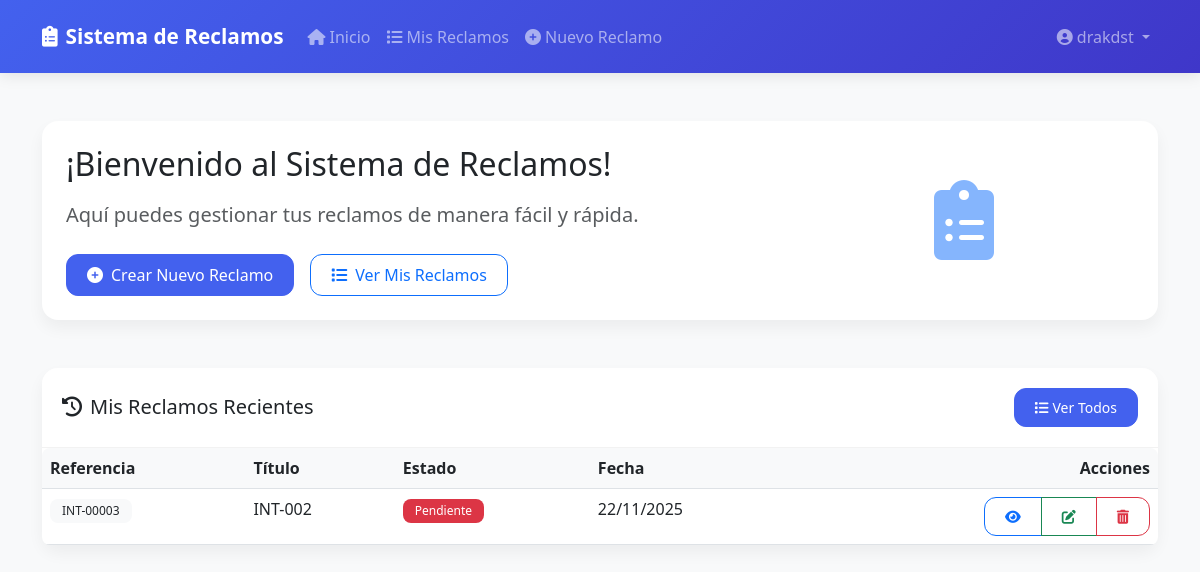
The page / (signed in) on the database its author committed.
### reclamos_app/models.py (models this page shows, shortened)
class Reclamo(models.Model):
    ESTADO_CHOICES = [
        ('PENDIENTE', 'Pendiente'),
        ('EN_PROGRESO', 'En Progreso'),
        ('RESUELTO', 'Resuelto'),
        ('CERRADO', 'Cerrado'),
    ]
    titulo = models.CharField(max_length=200, verbose_name="Título")
    descripcion = models.TextField(verbose_name="Descripción")
    fecha_creacion = models.DateTimeField(auto_now_add=True, verbose_name="Fecha de Creación")
    fecha_actualizacion = models.DateTimeField(auto_now=True, verbose_name="Última Actualización")
    estado = models.CharField(
        max_length=20,
        choices=ESTADO_CHOICES,
        default='PENDIENTE',
        verbose_name="Estado"
    )
    cliente = models.ForeignKey(User, on_delete=models.CASCADE, verbose_name="Cliente")
    numero_referencia = models.CharField(
        max_length=20,
        unique=True,
        default=generar_numero_referencia,
        verbose_name="Número de Referencia"
    )
    prioridad = models.CharField(
        max_length=10,
        choices=[('BAJA', 'Baja'), ('MEDIA', 'Media'), ('ALTA', 'Alta')],
        default='MEDIA',
        verbose_name="Prioridad"
    )
    categoria = models.CharField(
        max_length=50,
        choices=[
            ('SERVICIO', 'Servicio'),
            ('FACTURACION', 'Facturación'),
            ('TECNICO', 'Técnico'),
            ('OTRO', 'Otro')
        ],
        default='OTRO',
        verbose_name="Categoría"
    )
    class Meta:
        ordering = ['-fecha_creacion']
        verbose_name = "Reclamo"
        verbose_name_plural = "Reclamos"

### reclamos_app/views.py (the view)
# urls.py: path('', views.inicio, name='inicio'),
@login_required
def inicio(request):
    if request.user.is_staff:
        reclamos_totales = Reclamo.objects.filter(cliente=request.user).count()
        reclamos_resueltos = Reclamo.objects.filter(cliente=request.user, estado='RESUELTO').count()
        reclamos_en_progreso = Reclamo.objects.filter(cliente=request.user, estado='EN_PROGRESO').count()
        reclamos_pendientes = Reclamo.objects.filter(cliente=request.user, estado='PENDIENTE').count()
        reclamos_recientes = Reclamo.objects.filter(cliente=request.user).order_by('-fecha_creacion')[:5]
        notificaciones = Notificacion.objects.filter(
            usuario=request.user,
            leida=False
        ).order_by('-fecha')[:5]
        context = {
            'reclamos_totales': reclamos_totales,
            'reclamos_resueltos': reclamos_resueltos,
            'reclamos_en_progreso': reclamos_en_progreso,
            'reclamos_pendientes': reclamos_pendientes,
            'reclamos_recientes': reclamos_recientes,
            'notificaciones': notificaciones,
        }
        return render(request, 'reclamos/inicio_admin.html', context)
    else:
        reclamos_recientes = Reclamo.objects.filter(cliente=request.user).order_by('-fecha_creacion')[:5]
        return render(request, 'reclamos/inicio_usuario.html', {'reclamos_recientes': reclamos_recientes})

### reclamos_app/templates/reclamos/inicio_usuario.html (shortened to what this page needs)
{% extends 'reclamos/base.html' %}
{% block content %}
<div class="container py-5">
    <div class="row mb-5">
        <div class="col-12">
            <div class="card bg-gradient">
                <div class="card-body p-4">
                    <div class="row align-items-center">
                        <div class="col-md-8">
                            <h2 class="mb-3">¡Bienvenido al Sistema de Reclamos!</h2>
                            <p class="lead text-muted mb-4">
                                Aquí puedes gestionar tus reclamos de manera fácil y rápida.
                            </p>
                            <div class="d-flex gap-3">
                                <a href="{% url 'reclamos:crear_reclamo' %}" class="btn btn-primary">
                                    <i class="fas fa-plus-circle me-2"></i>Crear Nuevo Reclamo
                                </a>
                                <a href="{% url 'reclamos:lista_reclamos' %}" class="btn btn-outline-primary">
                                    <i class="fas fa-list me-2"></i>Ver Mis Reclamos
                                </a>
                            </div>
                        </div>
                        <div class="col-md-4 text-center">
                            <i class="fas fa-clipboard-list display-1 text-primary opacity-50"></i>
                        </div>
                    </div>
                </div>
            </div>
        </div>
    </div>
    <div class="row">
        <div class="col-12">
            <div class="card">
                <div class="card-header d-flex justify-content-between align-items-center">
                    <h5 class="card-title mb-0">
                        <i class="fas fa-history me-2"></i>Mis Reclamos Recientes
                    </h5>
                    <a href="{% url 'reclamos:lista_reclamos' %}" class="btn btn-primary btn-sm">
                        <i class="fas fa-list me-1"></i>Ver Todos
                    </a>
                </div>
                <div class="card-body p-0">
                    <div class="table-responsive">
                        <table class="table table-hover mb-0">
                            <thead>
                                <tr>
                                    <th>Referencia</th>
                                    <th>Título</th>
                                    <th>Estado</th>
                                    <th>Fecha</th>
                                    <th class="text-end">Acciones</th>
                                </tr>
                            </thead>
                            <tbody>
                                {% for reclamo in reclamos_recientes %}
                                <tr>
                                    <td>
                                        <span class="badge bg-light text-dark">
                                            {{ reclamo.numero_referencia }}
                                        </span>
                                    </td>
                                    <td>{{ reclamo.titulo }}</td>
                                    <td>
                                        <span class="badge {% if reclamo.estado == 'PENDIENTE' %}bg-danger
                                            {% elif reclamo.estado == 'EN_PROGRESO' %}bg-warning
                                            {% elif reclamo.estado == 'RESUELTO' %}bg-success
                                            {% else %}bg-secondary{% endif %}">
                                            {{ reclamo.get_estado_display }}
                                        </span>
                                    </td>
                                    <td>{{ reclamo.fecha_creacion|date:"d/m/Y" }}</td>
                                    <td class="text-end">
                                        <div class="btn-group">
                                            <a href="{% url 'reclamos:detalle_reclamo' reclamo.pk %}"
                                               class="btn btn-sm btn-outline-primary" title="Ver detalles">
                                                <i class="fas fa-eye"></i>
                                            </a>
                                            <a href="{% url 'reclamos:editar_reclamo' reclamo.pk %}"
                                               class="btn btn-sm btn-outline-success" title="Editar">
                                                <i class="fas fa-edit"></i>
                                            </a>
                                            <a href="{% url 'reclamos:eliminar_reclamo' reclamo.pk %}"
                                               class="btn btn-sm btn-outline-danger" title="Eliminar">
                                                <i class="fas fa-trash-alt"></i>
                                            </a>
                                        </div>
                                    </td>
                                </tr>
                                {% endfor %}
                            </tbody>
                        </table>
                    </div>
                </div>
            </div>
        </div>
    </div>
</div>
{% endblock %}

### reclamos_app/templates/reclamos/base.html (shortened to what this page needs)
<!DOCTYPE html>
<html lang="es">
<head>
    <link href="https://cdn.jsdelivr.net/npm/bootstrap@5.3.0/dist/css/bootstrap.min.css" rel="stylesheet">
    <link href="https://cdnjs.cloudflare.com/ajax/libs/font-awesome/6.0.0/css/all.min.css" rel="stylesheet">
</head>
<body>
    <nav class="navbar navbar-expand-lg navbar-dark">
        <div class="container">
            <a class="navbar-brand" href="{% url 'reclamos:inicio' %}">
                <i class="fas fa-clipboard-list me-2"></i>Sistema de Reclamos
            </a>
            <div class="collapse navbar-collapse" id="navbarNav">
                <ul class="navbar-nav me-auto">
                    {% if user.is_authenticated %}
                        <li class="nav-item">
                            <a class="nav-link" href="{% url 'reclamos:inicio' %}">
                                <i class="fas fa-home me-1"></i>Inicio
                            </a>
                        </li>
                        <li class="nav-item">
                            <a class="nav-link" href="{% url 'reclamos:lista_reclamos' %}">
                                <i class="fas fa-list me-1"></i>Mis Reclamos
                            </a>
                        </li>
                        <li class="nav-item">
                            <a class="nav-link" href="{% url 'reclamos:crear_reclamo' %}">
                                <i class="fas fa-plus-circle me-1"></i>Nuevo Reclamo
                            </a>
                        </li>
                    {% endif %}
                </ul>
                <ul class="navbar-nav">
                    {% if user.is_authenticated %}
                        <li class="nav-item dropdown">
                            <a class="nav-link dropdown-toggle" href="#" id="navbarDropdown" role="button"
                               data-bs-toggle="dropdown" aria-expanded="false">
                                <i class="fas fa-user-circle me-1"></i>{{ user.username }}
                            </a>
                        </li>
                    {% else %}
                        <li class="nav-item">
                            <a class="nav-link" href="{% url 'login' %}">
                                <i class="fas fa-sign-in-alt me-1"></i>Iniciar Sesión
                            </a>
                        </li>
                    {% endif %}
                </ul>
            </div>
        </div>
    </nav>
    {% block content %}
    {% endblock %}
</body>
</html>

### reclamos_app/templates/reclamos/base.html (style rules this page uses)
:root { --primary-color: #4361ee; --secondary-color: #3f37c9; --success-color: #4cc9f0; --info-color: #4895ef; --warning-color: #f72585; --danger-color: #e63946; }
body { background-color: #f8f9fa; font-family: 'Segoe UI', system-ui, -apple-system, sans-serif; }
.navbar { background: linear-gradient(135deg, var(--primary-color), var(--secondary-color)) !important; box-shadow: 0 2px 15px rgba(0,0,0,.1); padding: 1rem 0; }
.navbar-brand { font-weight: 600; font-size: 1.3rem; }
.nav-link { font-weight: 500; transition: all 0.3s ease; }
.card { box-shadow: 0 0.5rem 1rem rgba(0,0,0,.05); border: none; border-radius: 1rem; transition: transform 0.3s ease; }
.card-header { background-color: #fff; border-bottom: 1px solid rgba(0,0,0,.05); border-radius: 1rem 1rem 0 0 !important; padding: 1.25rem; }
.btn { border-radius: 0.75rem; padding: 0.5rem 1.25rem; font-weight: 500; transition: all 0.3s ease; }
.btn-primary { background-color: var(--primary-color); border-color: var(--primary-color); }
.table { border-radius: 0.5rem; overflow: hidden; }
.table th { background-color: #f8f9fa; font-weight: 600; border-top: none; }
.badge { padding: 0.5em 1em; font-weight: 500; border-radius: 0.5rem; }

### rows shown on the page
Reclamo: numero_referencia "INT-00003", titulo "INT-002", estado "Pendiente", fecha_creacion "22/11/2025"

### other values the page prints
{{ user.username }} "drakdst"
